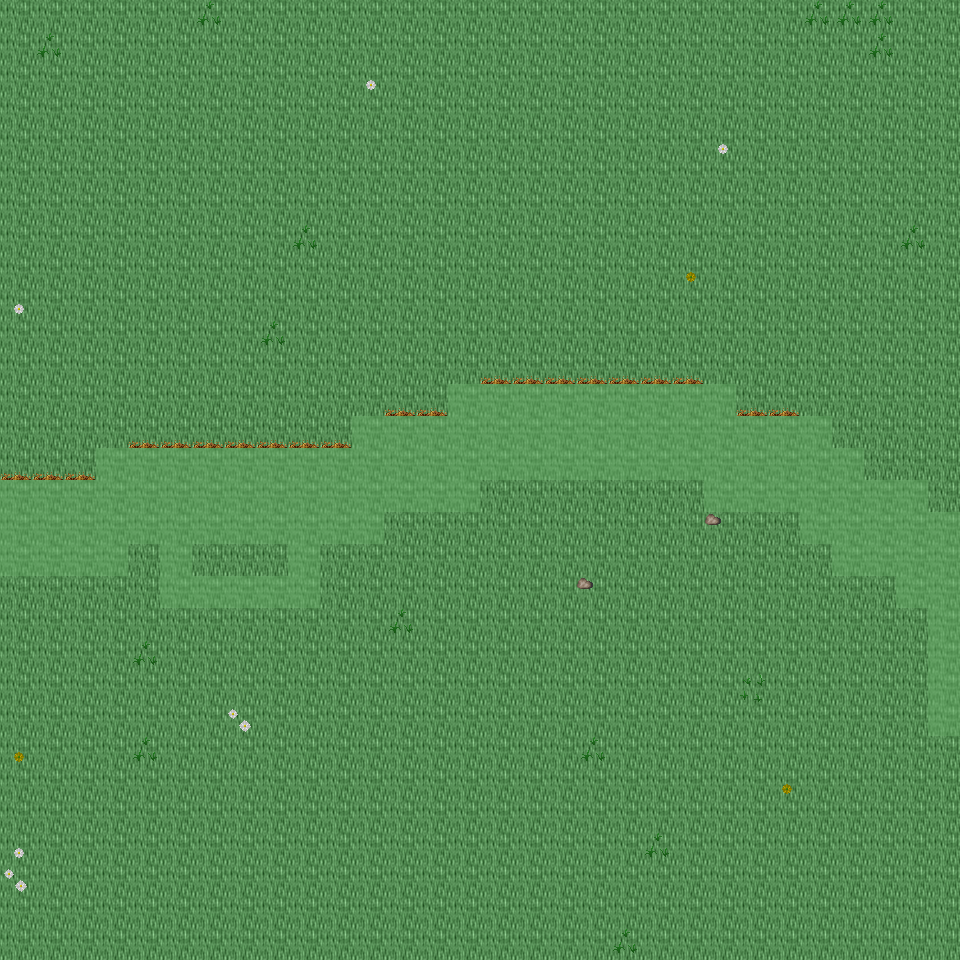

Below is a game level as drawn by its tile map, then a one-line description and the .tmx that defines it (tile-layer data replaced by summaries):
An orthogonal 30x30 tile map with 32x32 px tiles, 6 tile layers (Ground, Object, Object2, Above, ...), 45 tilesets and 6 objects (6x mapExit).

<map version="1.0" orientation="orthogonal" renderorder="right-down" width="30" height="30" tilewidth="32" tileheight="32" nextobjectid="7">
  <tileset firstgid="1" name="tileset_ground_ground" tilewidth="32" tileheight="32" tilecount="33" columns="3">
    <image source="../drawable/tileset_ground_ground.png" width="96" height="352" />
  </tileset>
  <tileset firstgid="34" name="tileset_building_castle" tilewidth="32" tileheight="32" tilecount="320" columns="20">
    <image source="../drawable/tileset_building_castle.png" width="640" height="512" />
  </tileset>
  <tileset firstgid="354" name="tileset_ground_water_pool" tilewidth="32" tileheight="32" tilecount="72" columns="3">
    <image source="../drawable/tileset_ground_water_pool.png" width="96" height="768" />
  </tileset>
  <tileset firstgid="426" name="tileset_ground_ridge_earth_dark" tilewidth="32" tileheight="32" tilecount="96" columns="12">
    <image source="../drawable/tileset_ground_ridge_earth_dark.png" width="384" height="256" />
  </tileset>
  <tileset firstgid="522" name="tileset_ground_grass_edges" tilewidth="32" tileheight="32" tilecount="36" columns="12">
    <image source="../drawable/tileset_ground_grass_edges.png" width="384" height="96" />
  </tileset>
  <tileset firstgid="558" name="tileset_ground_earth_edges" tilewidth="32" tileheight="32" tilecount="18" columns="6">
    <image source="../drawable/tileset_ground_earth_edges.png" width="192" height="96" />
  </tileset>
  <tileset firstgid="576" name="tileset_ground_grass_corners" tilewidth="32" tileheight="32" tilecount="24" columns="6">
    <image source="../drawable/tileset_ground_grass_corners.png" width="192" height="128" />
  </tileset>
  <tileset firstgid="600" name="tileset_plant_stump_stump_green" tilewidth="32" tileheight="32" tilecount="4" columns="2">
    <image source="../drawable/tileset_plant_stump_stump_green.png" width="64" height="64" />
  </tileset>
  <tileset firstgid="604" name="tileset_item_pot_barrel" tilewidth="32" tileheight="32" tilecount="2" columns="1">
    <image source="../drawable/tileset_item_pot_barrel.png" width="32" height="64" />
  </tileset>
  <tileset firstgid="606" name="tileset_ground_rock_rocks_2" tilewidth="32" tileheight="32" tilecount="4" columns="2">
    <image source="../drawable/tileset_ground_rock_rocks_2.png" width="64" height="64" />
  </tileset>
  <tileset firstgid="610" name="tileset_ground_ladder_horizontal_dark" tilewidth="32" tileheight="32" tilecount="3" columns="1">
    <image source="../drawable/tileset_ground_ladder_horizontal_dark.png" width="32" height="96" />
  </tileset>
  <tileset firstgid="613" name="tileset_plant_grasses" tilewidth="32" tileheight="32" tilecount="6" columns="3">
    <image source="../drawable/tileset_plant_grasses.png" width="96" height="64" />
  </tileset>
  <tileset firstgid="619" name="tileset_plant_tree_tree_green" tilewidth="32" tileheight="32" tilecount="88" columns="8">
    <image source="../drawable/tileset_plant_tree_tree_green.png" width="256" height="352" />
  </tileset>
  <tileset firstgid="707" name="tileset_ground_water_waterfall" tilewidth="32" tileheight="32" tilecount="120" columns="8">
    <image source="../drawable/tileset_ground_water_waterfall.png" width="256" height="480" />
  </tileset>
  <tileset firstgid="827" name="tileset_plant_flower_daisy_white" tilewidth="32" tileheight="32" tilecount="8" columns="2">
    <image source="../drawable/tileset_plant_flower_daisy_white.png" width="64" height="128" />
  </tileset>
  <tileset firstgid="835" name="tileset_plant_flower_daisy_red" tilewidth="32" tileheight="32" tilecount="8" columns="2">
    <image source="../drawable/tileset_plant_flower_daisy_red.png" width="64" height="128" />
  </tileset>
  <tileset firstgid="843" name="tileset_ground_rock_pebbles" tilewidth="32" tileheight="32" tilecount="3" columns="1">
    <image source="../drawable/tileset_ground_rock_pebbles.png" width="32" height="96" />
  </tileset>
  <tileset firstgid="846" name="tileset_plant_flower_daisy_yellow" tilewidth="32" tileheight="32" tilecount="8" columns="2">
    <image source="../drawable/tileset_plant_flower_daisy_yellow.png" width="64" height="128" />
  </tileset>
  <tileset firstgid="854" name="tileset_building_decoration_longhorn_skull" tilewidth="32" tileheight="32" tilecount="6" columns="3">
    <image source="../drawable/tileset_building_decoration_longhorn_skull.png" width="96" height="64" />
  </tileset>
  <tileset firstgid="860" name="tileset_furniture_light_flames" tilewidth="32" tileheight="32" tilecount="6" columns="6">
    <image source="../drawable/tileset_furniture_light_flames.png" width="192" height="32" />
  </tileset>
  <tileset firstgid="866" name="tileset_plant_stump_stump_brown" tilewidth="32" tileheight="32" tilecount="4" columns="2">
    <image source="../drawable/tileset_plant_stump_stump_brown.png" width="64" height="64" />
  </tileset>
  <tileset firstgid="870" name="tileset_building_decoration_rocks_2" tilewidth="32" tileheight="32" tilecount="2" columns="1">
    <image source="../drawable/tileset_building_decoration_rocks_2.png" width="32" height="64" />
  </tileset>
  <tileset firstgid="872" name="tileset_plant_flower_daisy_blue" tilewidth="32" tileheight="32" tilecount="8" columns="2">
    <image source="../drawable/tileset_plant_flower_daisy_blue.png" width="64" height="128" />
  </tileset>
  <tileset firstgid="880" name="tileset_building_fence_fence_chunky" tilewidth="32" tileheight="32" tilecount="21" columns="3">
    <image source="../drawable/tileset_building_fence_fence_chunky.png" width="96" height="224" />
  </tileset>
  <tileset firstgid="901" name="tileset_ground_water_water_bubbles" tilewidth="32" tileheight="32" tilecount="32" columns="8">
    <image source="../drawable/tileset_ground_water_water_bubbles.png" width="256" height="128" />
  </tileset>
  <tileset firstgid="933" name="tileset_item_statue_grey_stone" tilewidth="32" tileheight="32" tilecount="4" columns="2">
    <image source="../drawable/tileset_item_statue_grey_stone.png" width="64" height="64" />
  </tileset>
  <tileset firstgid="937" name="tileset_plant_tree_tree_darkgreen" tilewidth="32" tileheight="32" tilecount="88" columns="8">
    <image source="../drawable/tileset_plant_tree_tree_darkgreen.png" width="256" height="352" />
  </tileset>
  <tileset firstgid="1025" name="tileset_logic_creature_animal" tilewidth="32" tileheight="32" tilecount="32" columns="8">
    <image source="../drawable/tileset_logic_creature_animal.png" width="256" height="128" />
  </tileset>
  <tileset firstgid="1057" name="tileset_logic_creature_rodent" tilewidth="32" tileheight="32" tilecount="8" columns="8">
    <image source="../drawable/tileset_logic_creature_rodent.png" width="256" height="32" />
  </tileset>
  <tileset firstgid="1065" name="tileset_logic_portal" tilewidth="32" tileheight="32" tilecount="24" columns="8">
    <image source="../drawable/tileset_logic_portal.png" width="256" height="96" />
  </tileset>
  <tileset firstgid="1089" name="tileset_logic_item_mushroom" tilewidth="32" tileheight="32" tilecount="6" columns="6">
    <image source="../drawable/tileset_logic_item_mushroom.png" width="192" height="32" />
  </tileset>
  <tileset firstgid="1095" name="tileset_logic_collision" tilewidth="32" tileheight="32" tilecount="1" columns="1">
    <image source="../drawable/tileset_logic_collision.png" width="32" height="32" />
  </tileset>
  <tileset firstgid="1096" name="tileset_logic_creature_human_little" tilewidth="32" tileheight="32" tilecount="2" columns="2">
    <image source="../drawable/tileset_logic_creature_human_little.png" width="64" height="32" />
  </tileset>
  <tileset firstgid="1098" name="tileset_logic_creature_fairy" tilewidth="32" tileheight="32" tilecount="4" columns="4">
    <image source="../drawable/tileset_logic_creature_fairy.png" width="128" height="32" />
  </tileset>
  <tileset firstgid="1102" name="tileset_logic_item_herb" tilewidth="32" tileheight="32" tilecount="5" columns="5">
    <image source="../drawable/tileset_logic_item_herb.png" width="160" height="32" />
  </tileset>
  <tileset firstgid="1107" name="tileset_object_suspension_bridge" tilewidth="32" tileheight="32" tilecount="24" columns="3">
    <image source="../drawable/tileset_object_suspension_bridge.png" width="96" height="256" />
  </tileset>
  <tileset firstgid="1131" name="tileset_logic_creature_farm_animal" tilewidth="32" tileheight="32" tilecount="16" columns="8">
    <image source="../drawable/tileset_logic_creature_farm_animal.png" width="256" height="64" />
  </tileset>
  <tileset firstgid="1147" name="tileset_ground_green_paving" tilewidth="32" tileheight="32" tilecount="18" columns="3">
    <image source="../drawable/tileset_ground_green_paving.png" width="96" height="192" />
  </tileset>
  <tileset firstgid="1165" name="tileset_logic_protection" tilewidth="32" tileheight="32" tilecount="2" columns="2">
    <image source="../drawable/tileset_logic_protection.png" width="64" height="32" />
  </tileset>
  <tileset firstgid="1167" name="tileset_light_light_5x5" tilewidth="32" tileheight="32" tilecount="25" columns="5">
    <image source="../drawable/tileset_light_light_5x5.png" width="160" height="160" />
  </tileset>
  <tileset firstgid="1192" name="tileset_light_door_light" tilewidth="32" tileheight="32" tilecount="12" columns="3">
    <image source="../drawable/tileset_light_door_light.png" width="96" height="128" />
  </tileset>
  <tileset firstgid="1204" name="tileset_building_huts" tilewidth="32" tileheight="32" tilecount="338" columns="26">
    <image source="../drawable/tileset_building_huts.png" width="832" height="416" />
  </tileset>
  <tileset firstgid="1542" name="tileset_building_chimney_smoke" tilewidth="32" tileheight="32" tilecount="40" columns="4">
    <image source="../drawable/tileset_building_chimney_smoke.png" width="128" height="320" />
  </tileset>
  <tileset firstgid="1582" name="tileset_plant_tree_chestnut_tree" tilewidth="32" tileheight="32" tilecount="20" columns="4">
    <image source="../drawable/tileset_plant_tree_chestnut_tree.png" width="128" height="160" />
  </tileset>
  <tileset firstgid="1602" name="tileset_logic_creature_troll" tilewidth="32" tileheight="32" tilecount="4" columns="4">
    <image source="../drawable/tileset_logic_creature_troll.png" width="128" height="32" />
  </tileset>
  <layer name="Ground" width="30" height="30">
    <data>[900 cells, 900 non-empty, 1 distinct tile ids]</data>
  </layer>
  <layer name="Object" width="30" height="30">
    <data>[900 cells, 101 non-empty, 18 distinct tile ids]</data>
  </layer>
  <layer name="Object2" width="30" height="30">
    <data>[900 cells, 65 non-empty, 17 distinct tile ids]</data>
  </layer>
  <layer name="Above" width="30" height="30">
    <data>[900 cells, 0 non-empty, 0 distinct tile ids]</data>
  </layer>
  <layer name="Above2" width="30" height="30">
    <data>[900 cells, 0 non-empty, 0 distinct tile ids]</data>
  </layer>
  <layer name="Walkable" width="30" height="30">
    <data>[900 cells, 108 non-empty, 1 distinct tile ids]</data>
  </layer>
  <objectgroup name="MapEvents">
    <object id="1" name="north" type="mapExit" x="0" y="0" width="960" height="32">
      <properties>
        <property name="map" value="level_0_x104_y94" />
        <property name="x" value="0" />
        <property name="y" value="28" />
      </properties>
    </object>
    <object id="2" name="south" type="mapExit" x="0" y="928" width="960" height="32">
      <properties>
        <property name="map" value="level_0_x104_y96" />
        <property name="x" value="0" />
        <property name="y" value="1" />
      </properties>
    </object>
    <object id="3" name="west" type="mapExit" x="0" y="0" width="32" height="480">
      <properties>
        <property name="map" value="level_0_x103_y95" />
        <property name="x" value="28" />
        <property name="y" value="0" />
      </properties>
    </object>
    <object id="4" name="west2" type="mapExit" x="0" y="576" width="32" height="384">
      <properties>
        <property name="map" value="level_0_x103_y95" />
        <property name="x" value="28" />
        <property name="y" value="18" />
      </properties>
    </object>
    <object id="5" name="east" type="mapExit" x="928" y="0" width="32" height="512">
      <properties>
        <property name="map" value="level_0_x105_y95" />
        <property name="x" value="1" />
        <property name="y" value="0" />
      </properties>
    </object>
    <object id="6" name="east2" type="mapExit" x="928" y="736" width="32" height="224">
      <properties>
        <property name="map" value="level_0_x105_y95" />
        <property name="x" value="1" />
        <property name="y" value="23" />
      </properties>
    </object>
  </objectgroup>
</map>
